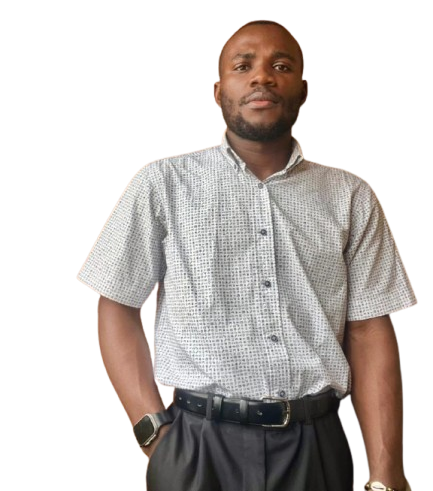
#> input picture entree/henri2.png, 433 x 491 px, found by its file name
$ python tp7_freeman_chain_code.py
#> lines starting #> are read from the running program, lines starting #| are printed output that depends on the picture; after the words box and inside, x2 and y2 are one past the last pixel; in counts of white or black regions, pixels touching at a corner belong together
"""
Freeman chain code (8-connectivity contour following).
"""
import numpy as np
from PIL import Image
import matplotlib.pyplot as plt
import os


output_dir = 'Chap7/sortie'
if not os.path.exists(output_dir):
    os.makedirs(output_dir)


img = Image.open('entree/henri2.png').convert('L')
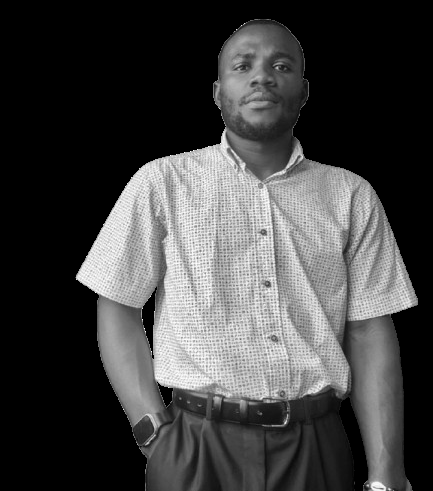
#> img: PIL image 433x491 L; min 0, max 255, mean 66.9
img_array = np.array(img)
H, W = img_array.shape
#> H = 491; W = 433


binary = np.zeros((H, W), dtype=np.uint8)
for i in range(H):
    for j in range(W):
        if img_array[i, j] > 127:
            binary[i, j] = 1
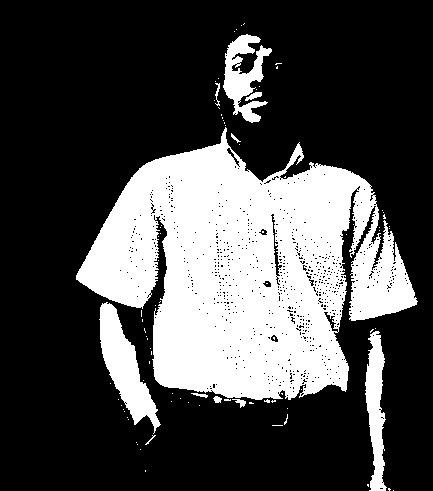
#> binary: shape (491, 433); values 0 (black) and 1 (white), 29.3% white; 89 white regions (78 under 20 px), largest, box (x1, y1, x2, y2) and area: (76, 127, 418, 400) 54458, (99, 302, 161, 434) 3189, (365, 331, 387, 491) 2080


start_node = None
for i in range(H):
    for j in range(W):
        if binary[i, j] == 1:
            start_node = (i, j)
            break
    if start_node:
        break

if start_node:
    chain = []
    contour_coords = [start_node]
    current = start_node


    dirs = [(0, 1), (1, 1), (1, 0), (1, -1), (0, -1), (-1, -1), (-1, 0), (-1, 1)]

    visited = set()
    visited.add(start_node)

    while True:
        found = False
        for d in range(8):
            di, dj = dirs[d]
            ni, nj = current[0] + di, current[1] + dj

            if 0 <= ni < H and 0 <= nj < W and binary[ni, nj] == 1 and (ni, nj) not in visited:

                chain.append(d)
                visited.add((ni, nj))
                contour_coords.append((ni, nj))
                current = (ni, nj)
                found = True
                break
        if not found:
            break

    print(f"Chain code length: {len(chain)}")
    print("Chain code:", chain[:20], "..." if len(chain) > 20 else "")


    plt.figure(figsize=(12, 6))

    plt.subplot(1, 2, 1)
    plt.imshow(binary, cmap='gray')
    plt.title('Binarized Image')
    plt.axis('off')

    plt.subplot(1, 2, 2)
    plt.imshow(binary, cmap='gray', alpha=0.3)
    if len(contour_coords) > 0:
        y_coords, x_coords = zip(*contour_coords)
        plt.plot(x_coords, y_coords, 'r-', linewidth=2)
        plt.scatter(x_coords[0], y_coords[0], color='green', s=50, label='Start')
    plt.title('Contour Tracing (Freeman)')
    plt.legend()
    plt.axis('off')

    plt.suptitle('TP7: Freeman Chain Code')
    plt.tight_layout()
    output_path = os.path.join(output_dir, 'output_tp7_freeman_chain_code.png')
    plt.savefig(output_path)
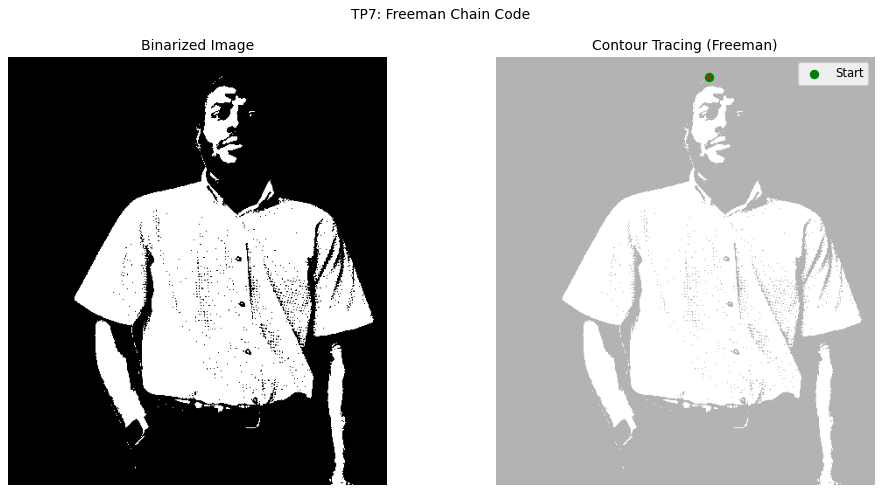
#> figure drawn by matplotlib, 2 panels
    plt.show()
else:
    print("No object found in image.")

$ run again, with entree/henri3.png copied over entree/henri2.png
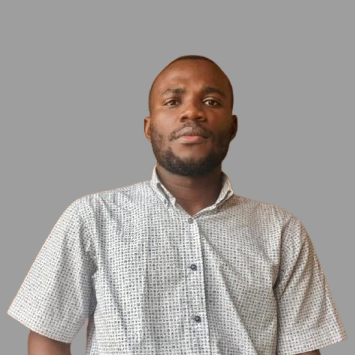
#> input picture entree/henri3.png, 355 x 355 px, found by its file name
#> after the loop `for i in range(H):`:
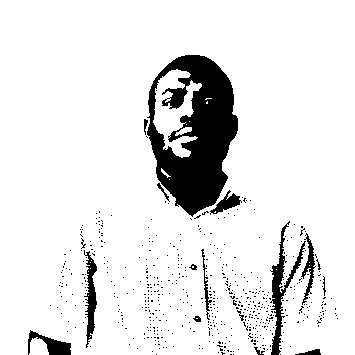
#> binary: shape (355, 355); values 0 (black) and 1 (white), 89.8% white; 571 black regions (556 under 20 px), largest, box (x1, y1, x2, y2) and area: (147, 55, 238, 217) 8556, (270, 221, 306, 355) 1092, (84, 250, 97, 348) 606
#> `plt.savefig(output_path)`:
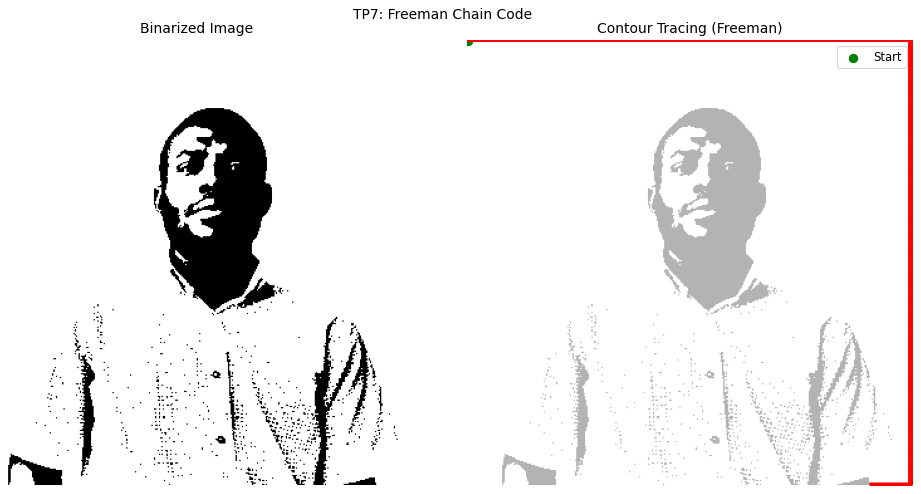
#> figure drawn by matplotlib, 2 panels
